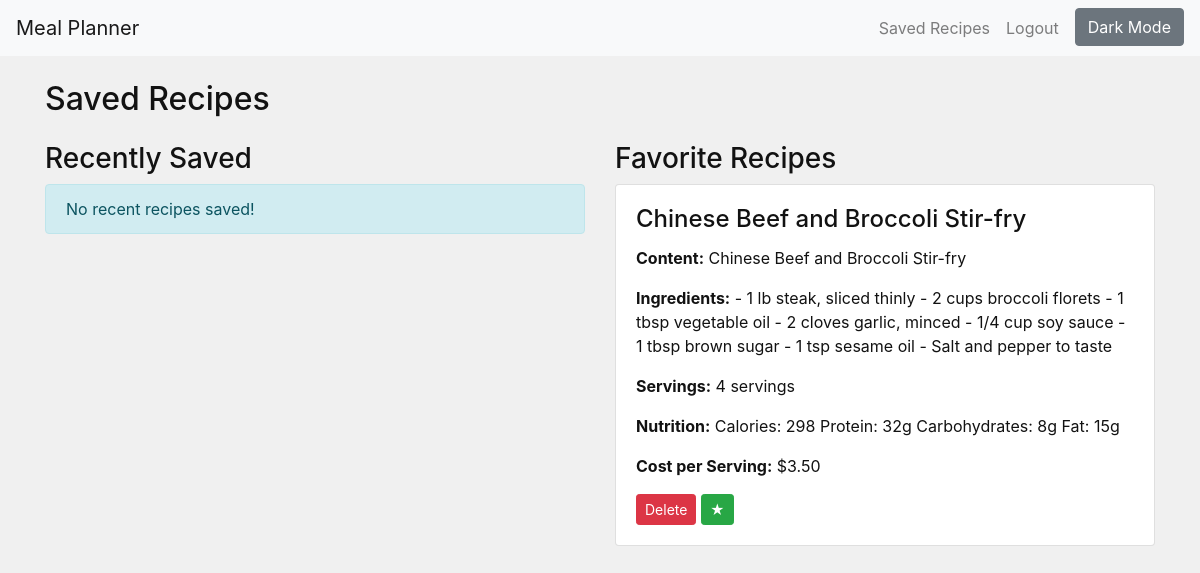
The page /saved_recipes (signed in) on the database its author committed.
### app.py (models this page shows)
class Recipe(db.Model):
    id = db.Column(db.Integer, primary_key=True)
    title = db.Column(db.String(200))
    content = db.Column(db.Text, nullable=False)
    ingredients = db.Column(db.Text, nullable=False)
    servings = db.Column(db.String(50))
    nutrition = db.Column(db.Text)
    cost_per_serving = db.Column(db.String(50))
    instructions = db.Column(db.Text)
    is_favorite = db.Column(db.Boolean, default=False)
    user_id = db.Column(db.Integer, db.ForeignKey("user.id"), nullable=False)

### app.py (the view)
@app.route("/saved_recipes")
@login_required
def saved_recipes():
    try:
        recipes = Recipe.query.filter_by(user_id=current_user.id).all()
    except Exception as e:
        flash("Error retrieving recipes: " + str(e), "danger")
        recipes = []
    favorites = [r for r in recipes if r.is_favorite]
    recent = [r for r in recipes if not r.is_favorite]
    return render_template("saved_recipes.html", favorites=favorites, recent=recent)

### app.py (called while the page is built)
@login_manager.user_loader
def load_user(user_id):
    return User.query.get(int(user_id))

### templates/saved_recipes.html
{% extends "base.html" %}
{% block content %}
<h2 class="mb-4">Saved Recipes</h2>
<div class="row">
  <div class="col-md-6">
    <h3>Recently Saved</h3>
    {% if recent %}
      {% for recipe in recent %}
      <div class="card mb-4">
        <div class="card-body">
          <h4 class="card-title">{{ recipe.title }}</h4>
          <p class="card-text"><strong>Content:</strong> {{ recipe.content }}</p>
          <p class="card-text"><strong>Ingredients:</strong> {{ recipe.ingredients }}</p>
          <p class="card-text"><strong>Servings:</strong> {{ recipe.servings }}</p>
          <p class="card-text"><strong>Nutrition:</strong> {{ recipe.nutrition }}</p>
          <p class="card-text"><strong>Cost per Serving:</strong> {{ recipe.cost_per_serving }}</p>
          <form action="{{ url_for('delete_recipe', recipe_id=recipe.id) }}" method="post" style="display:inline;">
            <button type="submit" class="btn btn-danger btn-sm">Delete</button>
          </form>
          <form action="{{ url_for('toggle_favorite', recipe_id=recipe.id) }}" method="post" style="display:inline;">
            <button type="submit" class="btn btn-outline-secondary btn-sm">☆</button>
          </form>
        </div>
      </div>
      {% endfor %}
    {% else %}
      <div class="alert alert-info">No recent recipes saved!</div>
    {% endif %}
  </div>
  <div class="col-md-6">
    <h3>Favorite Recipes</h3>
    {% if favorites %}
      {% for recipe in favorites %}
      <div class="card mb-4">
        <div class="card-body">
          <h4 class="card-title">{{ recipe.title }}</h4>
          <p class="card-text"><strong>Content:</strong> {{ recipe.content }}</p>
          <p class="card-text"><strong>Ingredients:</strong> {{ recipe.ingredients }}</p>
          <p class="card-text"><strong>Servings:</strong> {{ recipe.servings }}</p>
          <p class="card-text"><strong>Nutrition:</strong> {{ recipe.nutrition }}</p>
          <p class="card-text"><strong>Cost per Serving:</strong> {{ recipe.cost_per_serving }}</p>
          <form action="{{ url_for('delete_recipe', recipe_id=recipe.id) }}" method="post" style="display:inline;">
            <button type="submit" class="btn btn-danger btn-sm">Delete</button>
          </form>
          <form action="{{ url_for('toggle_favorite', recipe_id=recipe.id) }}" method="post" style="display:inline;">
            <button type="submit" class="btn btn-success btn-sm">★</button>
          </form>
        </div>
      </div>
      {% endfor %}
    {% else %}
      <div class="alert alert-info">No favorite recipes saved!</div>
    {% endif %}
  </div>
</div>
{% endblock %}

### templates/base.html (shortened to what this page needs)
<!DOCTYPE html>
<html lang="en">
<head>
    <link rel="stylesheet" href="https://stackpath.bootstrapcdn.com/bootstrap/4.5.2/css/bootstrap.min.css">
</head>
<body>
    <nav class="navbar navbar-expand-lg navbar-light bg-light">
        <a class="navbar-brand" href="{{ url_for('index') }}">Meal Planner</a>
        <div class="collapse navbar-collapse">
            <ul class="navbar-nav ml-auto">
                {% if current_user.is_authenticated %}
                    <li class="nav-item">
                        <a class="nav-link" href="{{ url_for('saved_recipes') }}">Saved Recipes</a>
                    </li>
                    <li class="nav-item">
                        <a class="nav-link" href="{{ url_for('logout') }}">Logout</a>
                    </li>
                {% endif %}
                <li class="nav-item">
                    <button id="darkModeToggle" class="btn btn-secondary ml-2" onclick="toggleDarkMode()">Dark Mode</button>
                </li>
            </ul>
        </div>
    </nav>
    <div class="container mt-4">
        {% block content %}{% endblock %}
    </div>
</body>
</html>

### templates/base.html (style rules this page uses)
body:not(.dark-mode) { background-color: #f0f0f0; color: #121212; }

### rows shown on the page
Recipe: title "Chinese Beef and Broccoli Stir-fry", content "Chinese Beef and Broccoli Stir-fry", ingredients "- 1 lb steak, sliced thinly - 2 cups broccoli florets - 1 tbsp vegetable oil - 2 cloves garlic, minced - 1/4 cup soy sauce - 1 tbsp brown sugar - 1 tsp sesame oil - Salt and pepper to taste", servings "4 servings", nutrition "Calories: 298 Protein: 32g Carbohydrates: 8g Fat: 15g", cost_per_serving "$3.50"
